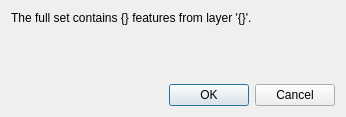
<?xml version="1.0" encoding="UTF-8"?>
<ui version="4.0">
 <class>Dialog</class>
 <widget class="QDialog" name="Dialog">
  <property name="geometry">
   <rect>
    <x>0</x>
    <y>0</y>
    <width>346</width>
    <height>117</height>
   </rect>
  </property>
  <property name="windowTitle">
   <string>Custom Sample</string>
  </property>
  <layout class="QVBoxLayout" name="verticalLayout">
   <item>
    <widget class="QLabel" name="infoLabel">
     <property name="text">
      <string>The full set contains {} features from layer '{}'.</string>
     </property>
    </widget>
   </item>
   <item>
    <spacer name="verticalSpacer">
     <property name="orientation">
      <enum>Qt::Vertical</enum>
     </property>
     <property name="sizeHint" stdset="0">
      <size>
       <width>20</width>
       <height>40</height>
      </size>
     </property>
    </spacer>
   </item>
   <item>
    <widget class="QDialogButtonBox" name="buttonBox">
     <property name="orientation">
      <enum>Qt::Horizontal</enum>
     </property>
     <property name="standardButtons">
      <set>QDialogButtonBox::Cancel|QDialogButtonBox::Ok</set>
     </property>
    </widget>
   </item>
  </layout>
 </widget>
 <resources/>
 <connections>
  <connection>
   <sender>buttonBox</sender>
   <signal>accepted()</signal>
   <receiver>Dialog</receiver>
   <slot>accept()</slot>
   <hints>
    <hint type="sourcelabel">
     <x>248</x>
     <y>254</y>
    </hint>
    <hint type="destinationlabel">
     <x>157</x>
     <y>274</y>
    </hint>
   </hints>
  </connection>
  <connection>
   <sender>buttonBox</sender>
   <signal>rejected()</signal>
   <receiver>Dialog</receiver>
   <slot>reject()</slot>
   <hints>
    <hint type="sourcelabel">
     <x>316</x>
     <y>260</y>
    </hint>
    <hint type="destinationlabel">
     <x>286</x>
     <y>274</y>
    </hint>
   </hints>
  </connection>
 </connections>
</ui>
